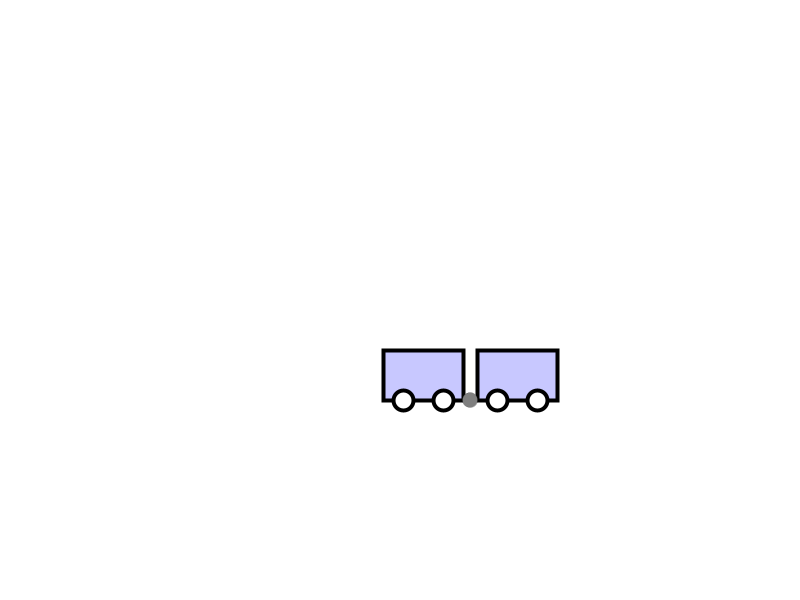
Frame 1 (no input)
Frame 60 (the mouse pressed at the canvas centre just before this capture): identical to frame 1, image omitted
Frame 120 (the mouse held since frame 60 and released just before this capture): identical to frame 1, image omitted

The Processing sketch that drew this single still picture (run headless with seeded random() and noise(); from frame 60 on, the mouse is pressed at the canvas centre):

// Processing sketch: MomentumCars
// ── MomentumCars.pde
color BGColour=color(255,255,255);  // the fill colour (RGB) for shape sections that are "selected" by the fraction
color carColour=color(200,200,255);  // the fill colour (greyscale) for shape sections that are not "selected" by the fraction. White (255) is
int cartWidth = 80;  // display width of the carts (both the same)
int trackHeight = 400;  // y-location of the carts
int lastTime;  // last timestamp in ms
int thisTime;  // this timestamp in ms
int motionStage=0;  // 0=loading, 1=exploded, 2=completed
int centreLoc;  // location of the geometric centre of both carts before the explosion
int chargeDiameter=15;  //diameter of the charge between the two carts

Cart cartLeft;
Cart cartRight;
Charge charge;

void setup(){

  size(800, 600);
  centreLoc=int(random(float(width)*0.2, float(width)*0.8));
  cartLeft= new Cart(centreLoc-(cartWidth+chargeDiameter)/2, trackHeight, 10, 5, 0);
  cartRight= new Cart(centreLoc+(cartWidth+chargeDiameter)/2, trackHeight, 10, 5, 0);
  charge = new Charge(centreLoc, trackHeight, chargeDiameter, 0.0, 100.0);
}

void draw(){
  background(BGColour);
  cartLeft.display();
  cartRight.display();
  charge.display();
}

// ── Cart.pde
class Cart{
 int cartHeight;  // make proportional to payload mass?
 int xLoc;
 int yLoc;
 int stripeWidth;
 int wheelDiameter;
 float tare=0;  // the weight of the cart without payload
 float mass;
 float momentum;  // horizontal momentum. moving left is negative, moving right is positive
 float velocity;
 
 Cart(int x, int y, int stripe, float massInit, float vInit){
   xLoc=x;
   yLoc=y;
   stripeWidth=stripe;
   mass = massInit;
   velocity=vInit;
   wheelDiameter=cartWidth/4;
 }
 
 void display(){
   cartHeight=int(mass*10);
   int vertLoc=yLoc+cartHeight/2;
   stroke(0);
   strokeWeight(width*0.005);
   rectMode(CENTER);
   fill(carColour);
   rect(xLoc, yLoc-cartHeight/2, cartWidth, cartHeight);
   fill(BGColour);
   ellipse(xLoc-cartWidth/4, yLoc, wheelDiameter, wheelDiameter);
   ellipse(xLoc+cartWidth/4, yLoc, wheelDiameter, wheelDiameter);
 }
 
 void move(int deltaT){
   
 }
}

// ── Charge.pde
class Charge{  // explosive charge between carriages
  float impulse;  // the momentum given to each carriage when exploding
  int  diameter;  //physical diameter
  int xLoc;
  int yLoc;
  float velocity;  // velocity before explosion
  
  Charge(int x, int y, int d, float v, float imp){
    xLoc=x;
    yLoc=y;
    diameter=d;
    velocity=v;
    impulse=imp;
  }
  
  void display(){
    strokeWeight(0);
    fill(127);
    ellipse(centreLoc, trackHeight, chargeDiameter, chargeDiameter);
  }
}

// ── Track.pde
class Track{
  
  Track(){
  }
  
  void display(){
    strokeWeight(height/200);
    stroke(0);
    line(0,trackHeight, width, trackHeight);
    for(int i=0; i<10; i++){
      line(i*(width/10),trackHeight, i*(width/10), trackHeight+height/50);      
    }
  }
}
